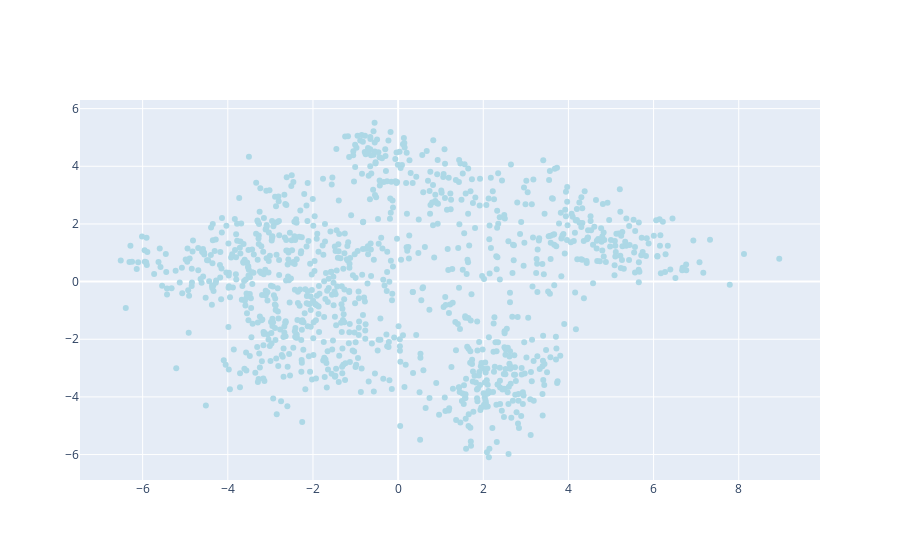

Notebook cell for this chart:
### Code cell
import plotly.graph_objs as go
from plotly.offline import iplot
import pandas as pd
import numpy as np
from sklearn import datasets, preprocessing, decomposition
import time

# Load the digits dataset
digits = datasets.load_digits(n_class=6)
X = digits.data
y = digits.target

# Initialize the scaler and PCA
scaler = preprocessing.StandardScaler()
pca = decomposition.PCA(n_components=2)

# Compute PCA projection
print("Computing PCA projection")
t0 = time.time()
X_scaled = scaler.fit_transform(X)
X_pca = pca.fit_transform(X_scaled)
t1 = time.time()
print("Finished PCA projection in " + str(t1-t0) + "s.")

# Create a DataFrame with the PCA results and labels
pca_df = pd.DataFrame(X_pca, columns=['PC1', 'PC2'])
pca_df['Label'] = y

# Create the scatter plot with hover text
data = [
    go.Scatter(
        x = pca_df.iloc[:2000, 0].values,
        y = pca_df.iloc[:2000, 1].values,
        text = pca_df.iloc[:2000, 2].values,
        hoverinfo = 'text',
        marker = dict(
            color = 'lightblue'
        ),
        mode = 'markers',
        showlegend = False
    )
]

# Plot the data
iplot(data, filename="add-hover-text")

### Figure 1 — Plotly figure (JSON) as saved in the notebook; plotly's stock layout.template omitted (floating-point values rounded to 4 significant figures; data arrays with more than 128 entries replaced by an {"elided": "..."} marker saying what was removed)
{"data": [{"hoverinfo": "text", "marker": {"color": "lightblue"}, "mode": "markers", "showlegend": false, "text": {"elided": "1083 int values"}, "type": "scatter", "x": {"elided": "1083 float values"}, "y": {"elided": "1083 float values"}}], "layout": {}}
